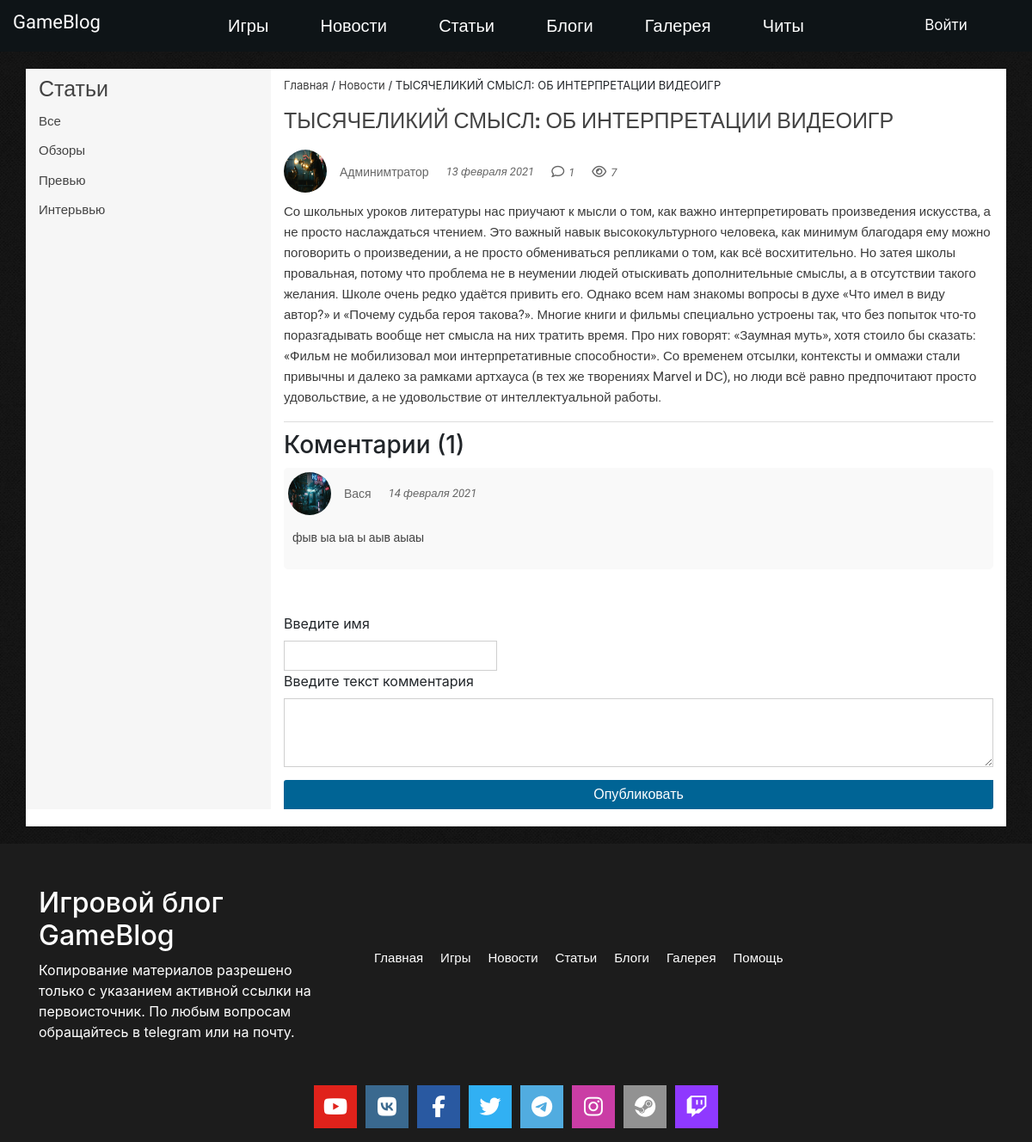
Page /articles/detail/1 on the committed database.
### tables this page shows
CREATE TABLE `category` (
  `id` int(11) NOT NULL,
  `title` varchar(255) NOT NULL,
  `code` varchar(255) NOT NULL,
  `table_name` varchar(255) NOT NULL
);

CREATE TABLE `articles` (
  `id` int(11) NOT NULL,
  `cat_article` int(11) NOT NULL,
  `title` varchar(255) NOT NULL,
  `description` text NOT NULL,
  `author` varchar(50) NOT NULL,
  `date` date NOT NULL,
  `image` varchar(255) NOT NULL,
  `meta_desc` text NOT NULL,
  `meta_keywords` text NOT NULL,
  `showSlider` int(11) NOT NULL DEFAULT '0'
);

CREATE TABLE `users` (
  `id` int(11) NOT NULL,
  `login` varchar(50) NOT NULL,
  `password` varchar(255) NOT NULL,
  `name` varchar(255) NOT NULL,
  `email` varchar(50) NOT NULL,
  `image` varchar(255) NOT NULL,
  `role` enum('modeator','admin','user') NOT NULL
);

CREATE TABLE `comments` (
  `id` int(11) NOT NULL,
  `author` varchar(50) NOT NULL DEFAULT 'anonim',
  `text` text NOT NULL,
  `table_name` varchar(10) NOT NULL,
  `table_row_id` int(11) NOT NULL,
  `date` date NOT NULL,
  `active` int(11) NOT NULL DEFAULT '1'
);

### public/index.php (called while the page is built, shortened)
<?php
$qStr = $_SERVER['QUERY_STRING'];
spl_autoload_register(function ($className){
    $className = ROOT .'/'. str_replace('\\', '/', $className) . '.php';
});
Router::dispatch($qStr);

### config/db.php (called while the page is built)
<?php
return [
    'dsn' => 'mysql:host=localhost;dbname=gameblog',
    'user' => 'root',
    'password' => 'root'
];

### app/controllers/ArticlesController.php (called while the page is built, shortened)
<?php
class ArticlesController extends AppController
{
    public function detailAction()
    {
        $id = intval($this->route['id']);
        $articles = new Article();
        $comments = new Comment();
        $views = new View();
        $detailArticle = $articles->findOneArticleByTable($id);
        if (!empty($detailArticle)) {
            $ip = clearStr($_SERVER['REMOTE_ADDR']);
            if (empty($views->checkIP($ip, 'articles', $id))) {
                $views->addViews($ip, 'articles', $id);
            }
            else {
                $views->updateView('articles', $id);
            }
            $detailArticle = $this->editNewDate($detailArticle);
            if(!empty($detailArticle)) {
                $detailArticle['comments'] = $comments->getCommentsCountByTable('articles', $detailArticle['id']);
                $detailArticle['views'] = $views->getSumViewsByTable('articles', $detailArticle['id']);
            }
            $arrComments = $comments->getComments($id, 'articles');
            $categoryArticles = $articles->getCategory('category', 'articles');
        }
        else {
            header("Location:404.html");
            die();
        }
    }
}

### app/models/Article.php (called while the page is built, shortened)
<?php
class Article extends Model
{
    protected $table = 'articles';
    public function findOneArticleByTable($id)
    {
        $sql = "SELECT A.id, A.title, A.description, A.date, A.image AS a_img, A.meta_desc, A.meta_keywords, U.name, U.image AS u_img FROM {$this->table} AS A JOIN users AS U ON A.author = U.id WHERE A.id = ? LIMIT 1";
        $res = $this->db->query($sql, [$id]);
        return (!empty($res[0])) ? $res[0]: [];
    }
}

### app/controllers/AppController.php (called while the page is built, shortened)
<?php
class AppController extends Controller
{
    private function setNewDate($date)
    {
        $newDate = date("j m Y", strtotime($date));
        $date_exp = explode(" ", $newDate);
        $month = [
            1 => 'января',
            2 => 'февраля',
            3 => 'марта',
            4 => 'апреля',
            5 => 'мая',
            6 => 'июня',
            7 => 'июля',
            8 => 'августа',
            9 => 'сентября',
            10 => 'октября',
            11 => 'ноября',
            12 => 'декабря'
        ];
        foreach ($month as $key => $value) {
            if ($key == intval($date_exp[1])) $month_name = $value;
        }
        if ($newDate == date("j m Y")) return 'Сегодня';
        elseif ($newDate == date("j m Y", strtotime('-1 day'))) return 'Вчера';
        else return $date_exp[0] .' '. $month_name .' '. $date_exp[2] ;
    }
    protected function editNewDate($array)
    {
        if (is_array($array)) {
            $array['date'] = $this->setNewDate($array['date']);
        }
        return $array;
    }
}

### app/models/Comment.php (called while the page is built, shortened)
<?php
class Comment extends Model
{
    protected $table = 'comments';
    public function getComments($id, $table)
    {
        $sql = "SELECT C.author, C.date AS date, C.text FROM comments AS C JOIN {$table} AS N ON C.table_name = '{$table}' AND C.table_row_id = N.id WHERE N.id = :id ORDER BY C.id DESC";
        return $this->db->query($sql, [':id' => $id]);
    }
    public function getCommentsCountByTable($table, $id)
    {
        $sql = "SELECT COUNT(*) AS count FROM {$this->table} WHERE `table_name` = :t_name AND `table_row_id` = :id AND `active` = '1'";
        return $this->db->query($sql, [':t_name' => $table, ':id' => $id])[0]['count'];
    }
}

### app/models/View.php (called while the page is built, shortened)
<?php
class View extends Model
{
    protected $table = 'views';
    public function getSumViewsByTable($table, $id)
    {
        $sql = "SELECT SUM(`c_views`) AS view FROM {$this->table} WHERE `table_name` = :t_name AND `table_row_id` = :id";
        return $this->db->query($sql, [':t_name' => $table, ':id' => $id])[0]['view'];
    }
}

### app/views/Articles/detail.php (the view, shortened to what this page needs)
<div class="container">
    <div class="row main-content">
        <div class="col-xs-12 col-sm-12 col-md-3 col-lg-3 sidebar-article sidebar">
            <span class="sidebar-title">Статьи</span>
            <div class="category-news">
                <ul class="category-news-list">
                    <li class="category-news_item"><a href="/articles">Все</a></li>
                    <? foreach ($arrCategory as $category): ?>
                    <li class="category-news_item"><a href="/articles/category/<?= $category['code'] ?>"><?= $category['title'] ?></a></li>
                    <? endforeach; ?>
                </ul>
            </div>
        </div>
        <div class="col-xs-12 col-sm-12 col-md-9 col-lg-9 article-content">
            <div class="block-breadcrumbs">
                <p class="wrapper_p"><a href="">Главная</a> / <a href="/news">Новости</a> / <?= $detailArticle['title'] ?></p>
            </div>
            <div class="article-header">
                <h1 class="article-title"><?= $detailArticle['title'] ?></h1>
            </div>
            <div class="article-info">
                <div class="article-info-author">
                    <div class="image_author">
                        <img src="/images/user/<?= $detailArticle['u_img'] ?>" alt="<?= $detailArticle['name'] ?>">
                    </div>
                    <span class="name-author"><a href="#"><?= $detailArticle['name'] ?></a></span>
                </div>
                <div class="article-info-date">
                    <span><?= $detailArticle['date'] ?></span>
                </div>
                <div class="article-info-comments">
                    <i class="fa fa-comment-o" aria-hidden="true"></i><span><?= $detailArticle['comments'] ?></span>
                </div>
                <div class="article-info-views">
                    <i class="fa fa-eye" aria-hidden="true"></i><span><?= $detailArticle['views'] ?></span>
                </div>
            </div>
            <div class="article-description">
                <p><?= $detailArticle['description'] ?></p>
            </div>
            <div class="article-comments">
                <? if (!empty($comments)): ?>
                <h3>Коментарии (<?= count($comments) ?>)</h3>
                <? foreach ($comments as $comment): ?>
                <div class="block-comment">
                    <div class="block-author">
                        <div class="block-author-image">
                            <img src="/images/photo/cyberpunk_2077-17.jpg" alt="author image">
                        </div>
                        <span class="block-author-name"><?= $comment['author'] ?></span>
                        <span class="block-author-date"><?= $comment['date'] ?></span>
                    </div>
                    <div class="block-text-comment">
                        <p><?= $comment['text'] ?></p>
                    </div>
                </div>
                <? endforeach; ?>
                <? else: ?>
                <h3>Комментариев нет</h3>
                <? endif; ?>
            </div>
            <div class="article-form-comment">
                <form action="" class="form" method="post">
                    <? if (!isset($_SESSION['user']['login'])): ?>
                    <label class="qw" for="author_comment">Введите имя</label>
                    <input type="text" id="author_comment" class="author_comment" name="author_comment">
                    <? endif; ?>
                    <label class="qw" for="text_comment">Введите текст комментария</label>
                    <textarea name="text_comment" id="text_comment" class="text_comment"></textarea>
                    <input type="submit" name="add_comment" class="add_comment" id="submit" value="Опубликовать">
                </form>
            </div>
        </div>
    </div>
</div>

### rows in the picture
category: title "Обзоры"
category: title "Превью"
category: title "Интерьвью"
articles: title "ТЫСЯЧЕЛИКИЙ СМЫСЛ: ОБ ИНТЕРПРЕТАЦИИ ВИДЕОИГР", users.image (picture), users.name "Админимтратор", id "1", description "Со школьных уроков литературы нас приучают к мысли о том, как важно интерпретировать произведения искусства, а не просто наслаждаться чтением. Это важный навык высококультурного человека, как минимум благодаря ему можно поговорить о произведении, а не просто обмениваться репликами о том, как всё восхитительно. Но затея школы провальная, потому что проблема не в неумении людей отыскивать дополнительные смыслы, а в отсутствии такого желания. Школе очень редко удаётся привить его. Однако всем нам знакомы вопросы в духе «Что имел в виду автор?» и «Почему судьба героя такова?». Многие книги и фильмы специально устроены так, что без попыток что-то поразгадывать вообще нет смысла на них тратить…"
comments: author "Вася", date "14 февраля 2021", text "фыв ыа ыа ы аыв аыаы"

### other values in the picture
$detailArticle['date'] "13 февраля 2021"
$detailArticle['views'] "7"
count($comments) "1"
